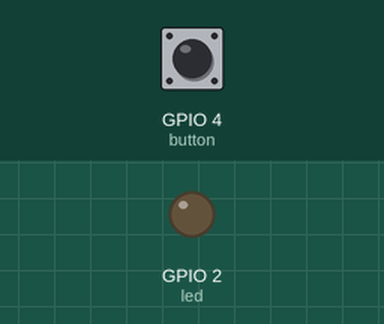
A program run on a simulated ESP32 board running MicroPython. Shown: output pins drawn as LEDs (lit = HIGH). The test bench sets the inputs (shaded band); at power-on: GPIO 4 (button) HIGH.

Above: at 1.2 s.
1.3 s: GPIO 4 (button) pulled LOW for 0.15 s
At 1.37 s:
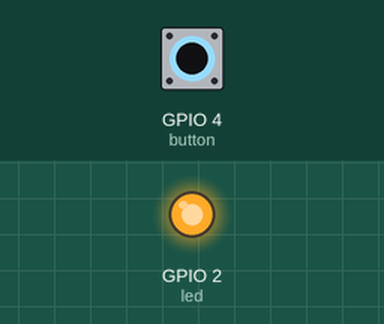
2.9 s: GPIO 4 (button) pulled LOW for 3.2 s
At 6.4 s:
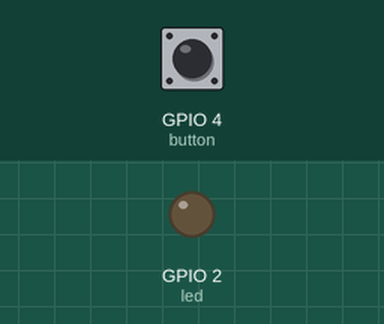
Timing chart, 0 to 7.9 s (numbered marks = the images above; inputs shaded):
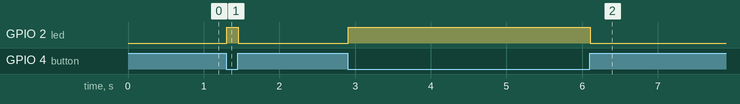

The program:

main.py
```python
from machine import Pin
import time

LED_PIN = 2
BUTTON_PIN = 4

def main():
    led = Pin(LED_PIN, Pin.OUT)
    button = Pin(BUTTON_PIN, Pin.IN, Pin.PULL_UP)
    try:
        while True:
            if button.value() == 0:
                led.on()
            else:
                led.off()
            time.sleep(0.01)
    except KeyboardInterrupt:
        led.off()
        print("Program stopped by user")

if __name__ == "__main__":
    main()
```

Measured:
- after the input at 1.3 s, GPIO 2 (led): LOW → HIGH at once, → LOW 0.15 s later
- after the input at 2.9 s, GPIO 2 (led): LOW → HIGH at once, → LOW 3.2 s later
